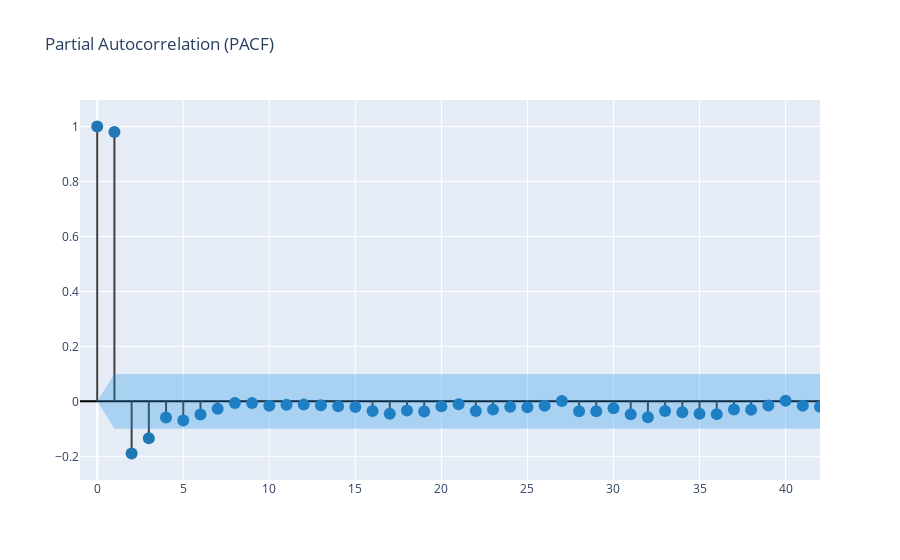

The code cell stored with this chart in its notebook:
### Code cell
c = create_corr_plot(a01["Temp C"], True)

### Figure 1 — Plotly figure (JSON) as saved in the notebook; plotly's stock layout.template omitted (floating-point values rounded to 4 significant figures; data arrays with more than 128 entries replaced by an {"elided": "..."} marker saying what was removed)
{"data": [{"line": {"color": "#3f3f3f"}, "mode": "lines", "showlegend": false, "type": "scatter", "x": [0, 0], "y": [0, 1]}, {"line": {"color": "#3f3f3f"}, "mode": "lines", "showlegend": false, "type": "scatter", "x": [1, 1], "y": [0, 0.9804]}, {"line": {"color": "#3f3f3f"}, "mode": "lines", "showlegend": false, "type": "scatter", "x": [2, 2], "y": [0, -0.1897]}, {"line": {"color": "#3f3f3f"}, "mode": "lines", "showlegend": false, "type": "scatter", "x": [3, 3], "y": [0, -0.1339]}, {"line": {"color": "#3f3f3f"}, "mode": "lines", "showlegend": false, "type": "scatter", "x": [4, 4], "y": [0, -0.05837]}, {"line": {"color": "#3f3f3f"}, "mode": "lines", "showlegend": false, "type": "scatter", "x": [5, 5], "y": [0, -0.06978]}, {"line": {"color": "#3f3f3f"}, "mode": "lines", "showlegend": false, "type": "scatter", "x": [6, 6], "y": [0, -0.04749]}, {"line": {"color": "#3f3f3f"}, "mode": "lines", "showlegend": false, "type": "scatter", "x": [7, 7], "y": [0, -0.02722]}, {"line": {"color": "#3f3f3f"}, "mode": "lines", "showlegend": false, "type": "scatter", "x": [8, 8], "y": [0, -0.006299]}, {"line": {"color": "#3f3f3f"}, "mode": "lines", "showlegend": false, "type": "scatter", "x": [9, 9], "y": [0, -0.006416]}, {"line": {"color": "#3f3f3f"}, "mode": "lines", "showlegend": false, "type": "scatter", "x": [10, 10], "y": [0, -0.01564]}, {"line": {"color": "#3f3f3f"}, "mode": "lines", "showlegend": false, "type": "scatter", "x": [11, 11], "y": [0, -0.01246]}, {"line": {"color": "#3f3f3f"}, "mode": "lines", "showlegend": false, "type": "scatter", "x": [12, 12], "y": [0, -0.01191]}, {"line": {"color": "#3f3f3f"}, "mode": "lines", "showlegend": false, "type": "scatter", "x": [13, 13], "y": [0, -0.01413]}, {"line": {"color": "#3f3f3f"}, "mode": "lines", "showlegend": false, "type": "scatter", "x": [14, 14], "y": [0, -0.01761]}, {"line": {"color": "#3f3f3f"}, "mode": "lines", "showlegend": false, "type": "scatter", "x": [15, 15], "y": [0, -0.02027]}, {"line": {"color": "#3f3f3f"}, "mode": "lines", "showlegend": false, "type": "scatter", "x": [16, 16], "y": [0, -0.03538]}, {"line": {"color": "#3f3f3f"}, "mode": "lines", "showlegend": false, "type": "scatter", "x": [17, 17], "y": [0, -0.04542]}, {"line": {"color": "#3f3f3f"}, "mode": "lines", "showlegend": false, "type": "scatter", "x": [18, 18], "y": [0, -0.03341]}, {"line": {"color": "#3f3f3f"}, "mode": "lines", "showlegend": false, "type": "scatter", "x": [19, 19], "y": [0, -0.0369]}, {"line": {"color": "#3f3f3f"}, "mode": "lines", "showlegend": false, "type": "scatter", "x": [20, 20], "y": [0, -0.01825]}, {"line": {"color": "#3f3f3f"}, "mode": "lines", "showlegend": false, "type": "scatter", "x": [21, 21], "y": [0, -0.01075]}, {"line": {"color": "#3f3f3f"}, "mode": "lines", "showlegend": false, "type": "scatter", "x": [22, 22], "y": [0, -0.03516]}, {"line": {"color": "#3f3f3f"}, "mode": "lines", "showlegend": false, "type": "scatter", "x": [23, 23], "y": [0, -0.0301]}, {"line": {"color": "#3f3f3f"}, "mode": "lines", "showlegend": false, "type": "scatter", "x": [24, 24], "y": [0, -0.02007]}, {"line": {"color": "#3f3f3f"}, "mode": "lines", "showlegend": false, "type": "scatter", "x": [25, 25], "y": [0, -0.02118]}, {"line": {"color": "#3f3f3f"}, "mode": "lines", "showlegend": false, "type": "scatter", "x": [26, 26], "y": [0, -0.01617]}, {"line": {"color": "#3f3f3f"}, "mode": "lines", "showlegend": false, "type": "scatter", "x": [27, 27], "y": [0, 0.001245]}, {"line": {"color": "#3f3f3f"}, "mode": "lines", "showlegend": false, "type": "scatter", "x": [28, 28], "y": [0, -0.03605]}, {"line": {"color": "#3f3f3f"}, "mode": "lines", "showlegend": false, "type": "scatter", "x": [29, 29], "y": [0, -0.03572]}, {"line": {"color": "#3f3f3f"}, "mode": "lines", "showlegend": false, "type": "scatter", "x": [30, 30], "y": [0, -0.02527]}, {"line": {"color": "#3f3f3f"}, "mode": "lines", "showlegend": false, "type": "scatter", "x": [31, 31], "y": [0, -0.04738]}, {"line": {"color": "#3f3f3f"}, "mode": "lines", "showlegend": false, "type": "scatter", "x": [32, 32], "y": [0, -0.05746]}, {"line": {"color": "#3f3f3f"}, "mode": "lines", "showlegend": false, "type": "scatter", "x": [33, 33], "y": [0, -0.03488]}, {"line": {"color": "#3f3f3f"}, "mode": "lines", "showlegend": false, "type": "scatter", "x": [34, 34], "y": [0, -0.03976]}, {"line": {"color": "#3f3f3f"}, "mode": "lines", "showlegend": false, "type": "scatter", "x": [35, 35], "y": [0, -0.04503]}, {"line": {"color": "#3f3f3f"}, "mode": "lines", "showlegend": false, "type": "scatter", "x": [36, 36], "y": [0, -0.04649]}, {"line": {"color": "#3f3f3f"}, "mode": "lines", "showlegend": false, "type": "scatter", "x": [37, 37], "y": [0, -0.02955]}, {"line": {"color": "#3f3f3f"}, "mode": "lines", "showlegend": false, "type": "scatter", "x": [38, 38], "y": [0, -0.03075]}, {"line": {"color": "#3f3f3f"}, "mode": "lines", "showlegend": false, "type": "scatter", "x": [39, 39], "y": [0, -0.01529]}, {"line": {"color": "#3f3f3f"}, "mode": "lines", "showlegend": false, "type": "scatter", "x": [40, 40], "y": [0, 0.001913]}, {"line": {"color": "#3f3f3f"}, "mode": "lines", "showlegend": false, "type": "scatter", "x": [41, 41], "y": [0, -0.01617]}, {"line": {"color": "#3f3f3f"}, "mode": "lines", "showlegend": false, "type": "scatter", "x": [42, 42], "y": [0, -0.01967]}, {"line": {"color": "#3f3f3f"}, "mode": "lines", "showlegend": false, "type": "scatter", "x": [43, 43], "y": [0, 0.02146]}, {"line": {"color": "#3f3f3f"}, "mode": "lines", "showlegend": false, "type": "scatter", "x": [44, 44], "y": [0, 0.02389]}, {"line": {"color": "#3f3f3f"}, "mode": "lines", "showlegend": false, "type": "scatter", "x": [45, 45], "y": [0, 0.0334]}, {"line": {"color": "#3f3f3f"}, "mode": "lines", "showlegend": false, "type": "scatter", "x": [46, 46], "y": [0, 0.05552]}, {"line": {"color": "#3f3f3f"}, "mode": "lines", "showlegend": false, "type": "scatter", "x": [47, 47], "y": [0, 0.04265]}, {"line": {"color": "#3f3f3f"}, "mode": "lines", "showlegend": false, "type": "scatter", "x": [48, 48], "y": [0, 0.01616]}, {"line": {"color": "#3f3f3f"}, "mode": "lines", "showlegend": false, "type": "scatter", "x": [49, 49], "y": [0, 0.0171]}, {"line": {"color": "#3f3f3f"}, "mode": "lines", "showlegend": false, "type": "scatter", "x": [50, 50], "y": [0, 0.01461]}, {"line": {"color": "#3f3f3f"}, "mode": "lines", "showlegend": false, "type": "scatter", "x": [51, 51], "y": [0, 0.01447]}, {"line": {"color": "#3f3f3f"}, "mode": "lines", "showlegend": false, "type": "scatter", "x": [52, 52], "y": [0, 0.02204]}, {"line": {"color": "#3f3f3f"}, "mode": "lines", "showlegend": false, "type": "scatter", "x": [53, 53], "y": [0, 0.0257]}, {"line": {"color": "#3f3f3f"}, "mode": "lines", "showlegend": false, "type": "scatter", "x": [54, 54], "y": [0, 0.00822]}, {"line": {"color": "#3f3f3f"}, "mode": "lines", "showlegend": false, "type": "scatter", "x": [55, 55], "y": [0, -0.00747]}, {"line": {"color": "#3f3f3f"}, "mode": "lines", "showlegend": false, "type": "scatter", "x": [56, 56], "y": [0, -0.01647]}, {"line": {"color": "#3f3f3f"}, "mode": "lines", "showlegend": false, "type": "scatter", "x": [57, 57], "y": [0, -0.005068]}, {"line": {"color": "#3f3f3f"}, "mode": "lines", "showlegend": false, "type": "scatter", "x": [58, 58], "y": [0, -0.002023]}, {"line": {"color": "#3f3f3f"}, "mode": "lines", "showlegend": false, "type": "scatter", "x": [59, 59], "y": [0, 0.001586]}, {"line": {"color": "#3f3f3f"}, "mode": "lines", "showlegend": false, "type": "scatter", "x": [60, 60], "y": [0, -0.01431]}, {"line": {"color": "#3f3f3f"}, "mode": "lines", "showlegend": false, "type": "scatter", "x": [61, 61], "y": [0, -0.033]}, {"line": {"color": "#3f3f3f"}, "mode": "lines", "showlegend": false, "type": "scatter", "x": [62, 62], "y": [0, 0.01182]}, {"line": {"color": "#3f3f3f"}, "mode": "lines", "showlegend": false, "type": "scatter", "x": [63, 63], "y": [0, 0.0215]}, {"line": {"color": "#3f3f3f"}, "mode": "lines", "showlegend": false, "type": "scatter", "x": [64, 64], "y": [0, 0.005913]}, {"line": {"color": "#3f3f3f"}, "mode": "lines", "showlegend": false, "type": "scatter", "x": [65, 65], "y": [0, 0.0009092]}, {"line": {"color": "#3f3f3f"}, "mode": "lines", "showlegend": false, "type": "scatter", "x": [66, 66], "y": [0, 0.003751]}, {"line": {"color": "#3f3f3f"}, "mode": "lines", "showlegend": false, "type": "scatter", "x": [67, 67], "y": [0, -0.007479]}, {"line": {"color": "#3f3f3f"}, "mode": "lines", "showlegend": false, "type": "scatter", "x": [68, 68], "y": [0, -0.004376]}, {"line": {"color": "#3f3f3f"}, "mode": "lines", "showlegend": false, "type": "scatter", "x": [69, 69], "y": [0, 0.002965]}, {"line": {"color": "#3f3f3f"}, "mode": "lines", "showlegend": false, "type": "scatter", "x": [70, 70], "y": [0, -0.005842]}, {"line": {"color": "#3f3f3f"}, "mode": "lines", "showlegend": false, "type": "scatter", "x": [71, 71], "y": [0, 0.008856]}, {"line": {"color": "#3f3f3f"}, "mode": "lines", "showlegend": false, "type": "scatter", "x": [72, 72], "y": [0, 0.01288]}, {"line": {"color": "#3f3f3f"}, "mode": "lines", "showlegend": false, "type": "scatter", "x": [73, 73], "y": [0, 0.02042]}, {"line": {"color": "#3f3f3f"}, "mode": "lines", "showlegend": false, "type": "scatter", "x": [74, 74], "y": [0, 0.029]}, {"line": {"color": "#3f3f3f"}, "mode": "lines", "showlegend": false, "type": "scatter", "x": [75, 75], "y": [0, 0.01427]}, {"line": {"color": "#3f3f3f"}, "mode": "lines", "showlegend": false, "type": "scatter", "x": [76, 76], "y": [0, 0.02159]}, {"line": {"color": "#3f3f3f"}, "mode": "lines", "showlegend": false, "type": "scatter", "x": [77, 77], "y": [0, 0.03104]}, {"line": {"color": "#3f3f3f"}, "mode": "lines", "showlegend": false, "type": "scatter", "x": [78, 78], "y": [0, 0.02543]}, {"line": {"color": "#3f3f3f"}, "mode": "lines", "showlegend": false, "type": "scatter", "x": [79, 79], "y": [0, 0.02946]}, {"line": {"color": "#3f3f3f"}, "mode": "lines", "showlegend": false, "type": "scatter", "x": [80, 80], "y": [0, 0.02568]}, {"line": {"color": "#3f3f3f"}, "mode": "lines", "showlegend": false, "type": "scatter", "x": [81, 81], "y": [0, 0.03502]}, {"line": {"color": "#3f3f3f"}, "mode": "lines", "showlegend": false, "type": "scatter", "x": [82, 82], "y": [0, 0.04602]}, {"line": {"color": "#3f3f3f"}, "mode": "lines", "showlegend": false, "type": "scatter", "x": [83, 83], "y": [0, 0.03688]}, {"line": {"color": "#3f3f3f"}, "mode": "lines", "showlegend": false, "type": "scatter", "x": [84, 84], "y": [0, 0.02201]}, {"line": {"color": "#3f3f3f"}, "mode": "lines", "showlegend": false, "type": "scatter", "x": [85, 85], "y": [0, 0.01611]}, {"line": {"color": "#3f3f3f"}, "mode": "lines", "showlegend": false, "type": "scatter", "x": [86, 86], "y": [0, 0.01534]}, {"line": {"color": "#3f3f3f"}, "mode": "lines", "showlegend": false, "type": "scatter", "x": [87, 87], "y": [0, 0.01449]}, {"line": {"color": "#3f3f3f"}, "mode": "lines", "showlegend": false, "type": "scatter", "x": [88, 88], "y": [0, 0.0189]}, {"line": {"color": "#3f3f3f"}, "mode": "lines", "showlegend": false, "type": "scatter", "x": [89, 89], "y": [0, 0.002204]}, {"line": {"color": "#3f3f3f"}, "mode": "lines", "showlegend": false, "type": "scatter", "x": [90, 90], "y": [0, -0.004865]}, {"line": {"color": "#3f3f3f"}, "mode": "lines", "showlegend": false, "type": "scatter", "x": [91, 91], "y": [0, -0.01334]}, {"line": {"color": "#3f3f3f"}, "mode": "lines", "showlegend": false, "type": "scatter", "x": [92, 92], "y": [0, -0.02766]}, {"line": {"color": "#3f3f3f"}, "mode": "lines", "showlegend": false, "type": "scatter", "x": [93, 93], "y": [0, -0.03749]}, {"line": {"color": "#3f3f3f"}, "mode": "lines", "showlegend": false, "type": "scatter", "x": [94, 94], "y": [0, -0.03602]}, {"line": {"color": "#3f3f3f"}, "mode": "lines", "showlegend": false, "type": "scatter", "x": [95, 95], "y": [0, -0.008009]}, {"line": {"color": "#3f3f3f"}, "mode": "lines", "showlegend": false, "type": "scatter", "x": [96, 96], "y": [0, -0.01984]}, {"line": {"color": "#3f3f3f"}, "mode": "lines", "showlegend": false, "type": "scatter", "x": [97, 97], "y": [0, -0.03016]}, {"line": {"color": "#3f3f3f"}, "mode": "lines", "showlegend": false, "type": "scatter", "x": [98, 98], "y": [0, -0.04098]}, {"line": {"color": "#3f3f3f"}, "mode": "lines", "showlegend": false, "type": "scatter", "x": [99, 99], "y": [0, -0.05746]}, {"line": {"color": "#3f3f3f"}, "mode": "lines", "showlegend": false, "type": "scatter", "x": [100, 100], "y": [0, -0.05994]}, {"line": {"color": "#3f3f3f"}, "mode": "lines", "showlegend": false, "type": "scatter", "x": [101, 101], "y": [0, -0.05667]}, {"line": {"color": "#3f3f3f"}, "mode": "lines", "showlegend": false, "type": "scatter", "x": [102, 102], "y": [0, -0.05344]}, {"line": {"color": "#3f3f3f"}, "mode": "lines", "showlegend": false, "type": "scatter", "x": [103, 103], "y": [0, -0.04802]}, {"line": {"color": "#3f3f3f"}, "mode": "lines", "showlegend": false, "type": "scatter", "x": [104, 104], "y": [0, -0.01052]}, {"line": {"color": "#3f3f3f"}, "mode": "lines", "showlegend": false, "type": "scatter", "x": [105, 105], "y": [0, 0.006988]}, {"line": {"color": "#3f3f3f"}, "mode": "lines", "showlegend": false, "type": "scatter", "x": [106, 106], "y": [0, -0.0121]}, {"line": {"color": "#3f3f3f"}, "mode": "lines", "showlegend": false, "type": "scatter", "x": [107, 107], "y": [0, -0.003058]}, {"line": {"color": "#3f3f3f"}, "mode": "lines", "showlegend": false, "type": "scatter", "x": [108, 108], "y": [0, -0.01249]}, {"line": {"color": "#3f3f3f"}, "mode": "lines", "showlegend": false, "type": "scatter", "x": [109, 109], "y": [0, -0.01369]}, {"line": {"color": "#3f3f3f"}, "mode": "lines", "showlegend": false, "type": "scatter", "x": [110, 110], "y": [0, -0.002558]}, {"line": {"color": "#3f3f3f"}, "mode": "lines", "showlegend": false, "type": "scatter", "x": [111, 111], "y": [0, -0.00884]}, {"line": {"color": "#3f3f3f"}, "mode": "lines", "showlegend": false, "type": "scatter", "x": [112, 112], "y": [0, -0.01461]}, {"line": {"color": "#3f3f3f"}, "mode": "lines", "showlegend": false, "type": "scatter", "x": [113, 113], "y": [0, -0.02523]}, {"line": {"color": "#3f3f3f"}, "mode": "lines", "showlegend": false, "type": "scatter", "x": [114, 114], "y": [0, -0.006497]}, {"line": {"color": "#3f3f3f"}, "mode": "lines", "showlegend": false, "type": "scatter", "x": [115, 115], "y": [0, -0.01002]}, {"line": {"color": "#3f3f3f"}, "mode": "lines", "showlegend": false, "type": "scatter", "x": [116, 116], "y": [0, -0.01267]}, {"line": {"color": "#3f3f3f"}, "mode": "lines", "showlegend": false, "type": "scatter", "x": [117, 117], "y": [0, -0.02053]}, {"line": {"color": "#3f3f3f"}, "mode": "lines", "showlegend": false, "type": "scatter", "x": [118, 118], "y": [0, -0.014]}, {"line": {"color": "#3f3f3f"}, "mode": "lines", "showlegend": false, "type": "scatter", "x": [119, 119], "y": [0, -0.01485]}, {"line": {"color": "#3f3f3f"}, "mode": "lines", "showlegend": false, "type": "scatter", "x": [120, 120], "y": [0, -0.02031]}, {"line": {"color": "#3f3f3f"}, "mode": "lines", "showlegend": false, "type": "scatter", "x": [121, 121], "y": [0, -0.04077]}, {"line": {"color": "#3f3f3f"}, "mode": "lines", "showlegend": false, "type": "scatter", "x": [122, 122], "y": [0, -0.02597]}, {"line": {"color": "#3f3f3f"}, "mode": "lines", "showlegend": false, "type": "scatter", "x": [123, 123], "y": [0, -0.02181]}, {"line": {"color": "#3f3f3f"}, "mode": "lines", "showlegend": false, "type": "scatter", "x": [124, 124], "y": [0, -0.01091]}, {"line": {"color": "#3f3f3f"}, "mode": "lines", "showlegend": false, "type": "scatter", "x": [125, 125], "y": [0, -0.02028]}, {"line": {"color": "#3f3f3f"}, "mode": "lines", "showlegend": false, "type": "scatter", "x": [126, 126], "y": [0, -0.01459]}, {"line": {"color": "#3f3f3f"}, "mode": "lines", "showlegend": false, "type": "scatter", "x": [127, 127], "y": [0, -0.01739]}, {"line": {"color": "#3f3f3f"}, "mode": "lines", "showlegend": false, "type": "scatter", "x": [128, 128], "y": [0, -0.03347]}, {"line": {"color": "#3f3f3f"}, "mode": "lines", "showlegend": false, "type": "scatter", "x": [129, 129], "y": [0, -0.02481]}, {"line": {"color": "#3f3f3f"}, "mode": "lines", "showlegend": false, "type": "scatter", "x": [130, 130], "y": [0, -0.05188]}, {"line": {"color": "#3f3f3f"}, "mode": "lines", "showlegend": false, "type": "scatter", "x": [131, 131], "y": [0, 0.04912]}, {"line": {"color": "#3f3f3f"}, "mode": "lines", "showlegend": false, "type": "scatter", "x": [132, 132], "y": [0, -0.01607]}, {"line": {"color": "#3f3f3f"}, "mode": "lines", "showlegend": false, "type": "scatter", "x": [133, 133], "y": [0, -0.01855]}, {"line": {"color": "#3f3f3f"}, "mode": "lines", "showlegend": false, "type": "scatter", "x": [134, 134], "y": [0, -0.003287]}, {"line": {"color": "#3f3f3f"}, "mode": "lines", "showlegend": false, "type": "scatter", "x": [135, 135], "y": [0, -0.01044]}, {"line": {"color": "#3f3f3f"}, "mode": "lines", "showlegend": false, "type": "scatter", "x": [136, 136], "y": [0, -0.01701]}, {"line": {"color": "#3f3f3f"}, "mode": "lines", "showlegend": false, "type": "scatter", "x": [137, 137], "y": [0, 0.005496]}, {"line": {"color": "#3f3f3f"}, "mode": "lines", "showlegend": false, "type": "scatter", "x": [138, 138], "y": [0, 0.02136]}, {"line": {"color": "#3f3f3f"}, "mode": "lines", "showlegend": false, "type": "scatter", "x": [139, 139], "y": [0, 0.001283]}, {"line": {"color": "#3f3f3f"}, "mode": "lines", "showlegend": false, "type": "scatter", "x": [140, 140], "y": [0, -0.05332]}, {"line": {"color": "#3f3f3f"}, "mode": "lines", "showlegend": false, "type": "scatter", "x": [141, 141], "y": [0, -0.02973]}, {"line": {"color": "#3f3f3f"}, "mode": "lines", "showlegend": false, "type": "scatter", "x": [142, 142], "y": [0, 0.01735]}, {"line": {"color": "#3f3f3f"}, "mode": "lines", "showlegend": false, "type": "scatter", "x": [143, 143], "y": [0, 0.01615]}, {"line": {"color": "#3f3f3f"}, "mode": "lines", "showlegend": false, "type": "scatter", "x": [144, 144], "y": [0, -0.004324]}, {"line": {"color": "#3f3f3f"}, "mode": "lines", "showlegend": false, "type": "scatter", "x": [145, 145], "y": [0, 0.00863]}, {"line": {"color": "#3f3f3f"}, "mode": "lines", "showlegend": false, "type": "scatter", "x": [146, 146], "y": [0, 0.008153]}, {"line": {"color": "#3f3f3f"}, "mode": "lines", "showlegend": false, "type": "scatter", "x": [147, 147], "y": [0, 0.0008612]}, {"line": {"color": "#3f3f3f"}, "mode": "lines", "showlegend": false, "type": "scatter", "x": [148, 148], "y": [0, 0.02561]}, {"line": {"color": "#3f3f3f"}, "mode": "lines", "showlegend": false, "type": "scatter", "x": [149, 149], "y": [0, 0.003029]}, {"line": {"color": "#3f3f3f"}, "mode": "lines", "showlegend": false, "type": "scatter", "x": [150, 150], "y": [0, 0.01024]}, {"line": {"color": "#3f3f3f"}, "mode": "lines", "showlegend": false, "type": "scatter", "x": [151, 151], "y": [0, 0.02223]}, {"line": {"color": "#3f3f3f"}, "mode": "lines", "showlegend": false, "type": "scatter", "x": [152, 152], "y": [0, 0.006063]}, {"line": {"color": "#3f3f3f"}, "mode": "lines", "showlegend": false, "type": "scatter", "x": [153, 153], "y": [0, 0.001199]}, {"line": {"color": "#3f3f3f"}, "mode": "lines", "showlegend": false, "type": "scatter", "x": [154, 154], "y": [0, -0.01425]}, {"line": {"color": "#3f3f3f"}, "mode": "lines", "showlegend": false, "type": "scatter", "x": [155, 155], "y": [0, -0.01853]}, {"line": {"color": "#3f3f3f"}, "mode": "lines", "showlegend": false, "type": "scatter", "x": [156, 156], "y": [0, -0.03458]}, {"line": {"color": "#3f3f3f"}, "mode": "lines", "showlegend": false, "type": "scatter", "x": [157, 157], "y": [0, -0.02723]}, {"line": {"color": "#3f3f3f"}, "mode": "lines", "showlegend": false, "type": "scatter", "x": [158, 158], "y": [0, -0.01951]}, {"line": {"color": "#3f3f3f"}, "mode": "lines", "showlegend": false, "type": "scatter", "x": [159, 159], "y": [0, 0.006156]}, {"line": {"color": "#3f3f3f"}, "mode": "lines", "showlegend": false, "type": "scatter", "x": [160, 160], "y": [0, 0.001187]}, {"line": {"color": "#3f3f3f"}, "mode": "lines", "showlegend": false, "type": "scatter", "x": [161, 161], "y": [0, -0.04735]}, {"line": {"color": "#3f3f3f"}, "mode": "lines", "showlegend": false, "type": "scatter", "x": [162, 162], "y": [0, -0.02109]}, {"line": {"color": "#3f3f3f"}, "mode": "lines", "showlegend": false, "type": "scatter", "x": [163, 163], "y": [0, 0.01474]}, {"line": {"color": "#3f3f3f"}, "mode": "lines", "showlegend": false, "type": "scatter", "x": [164, 164], "y": [0, 0.008446]}, {"line": {"color": "#3f3f3f"}, "mode": "lines", "showlegend": false, "type": "scatter", "x": [165, 165], "y": [0, -0.02155]}, {"line": {"color": "#3f3f3f"}, "mode": "lines", "showlegend": false, "type": "scatter", "x": [166, 166], "y": [0, -0.02119]}, {"line": {"color": "#3f3f3f"}, "mode": "lines", "showlegend": false, "type": "scatter", "x": [167, 167], "y": [0, -4.693e-05]}, {"line": {"color": "#3f3f3f"}, "mode": "lines", "showlegend": false, "type": "scatter", "x": [168, 168], "y": [0, 0.008904]}, {"line": {"color": "#3f3f3f"}, "mode": "lines", "showlegend": false, "type": "scatter", "x": [169, 169], "y": [0, 0.0008922]}, {"line": {"color": "#3f3f3f"}, "mode": "lines", "showlegend": false, "type": "scatter", "x": [170, 170], "y": [0, 0.01504]}, {"line": {"color": "#3f3f3f"}, "mode": "lines", "showlegend": false, "type": "scatter", "x": [171, 171], "y": [0, 0.01227]}, {"line": {"color": "#3f3f3f"}, "mode": "lines", "showlegend": false, "type": "scatter", "x": [172, 172], "y": [0, 0.01744]}, {"line": {"color": "#3f3f3f"}, "mode": "lines", "showlegend": false, "type": "scatter", "x": [173, 173], "y": [0, 0.02381]}, {"line": {"color": "#3f3f3f"}, "mode": "lines", "showlegend": false, "type": "scatter", "x": [174, 174], "y": [0, 0.02059]}, {"line": {"color": "#3f3f3f"}, "mode": "lines", "showlegend": false, "type": "scatter", "x": [175, 175], "y": [0, 0.03368]}, {"line": {"color": "#3f3f3f"}, "mode": "lines", "showlegend": false, "type": "scatter", "x": [176, 176], "y": [0, 0.0501]}, {"line": {"color": "#3f3f3f"}, "mode": "lines", "showlegend": false, "type": "scatter", "x": [177, 177], "y": [0, 0.05732]}, {"line": {"color": "#3f3f3f"}, "mode": "lines", "showlegend": false, "type": "scatter", "x": [178, 178], "y": [0, 0.02637]}, {"line": {"color": "#3f3f3f"}, "mode": "lines", "showlegend": false, "type": "scatter", "x": [179, 179], "y": [0, 0.0171]}, {"line": {"color": "#3f3f3f"}, "mode": "lines", "showlegend": false, "type": "scatter", "x": [180, 180], "y": [0, 0.07549]}, {"line": {"color": "#3f3f3f"}, "mode": "lines", "showlegend": false, "type": "scatter", "x": [181, 181], "y": [0, 0.09367]}, {"line": {"color": "#3f3f3f"}, "mode": "lines", "showlegend": false, "type": "scatter", "x": [182, 182], "y": [0, 0.06482]}, {"line": {"color": "#3f3f3f"}, "mode": "lines", "showlegend": false, "type": "scatter", "x": [183, 183], "y": [0, 0.05671]}, {"line": {"color": "#3f3f3f"}, "mode": "lines", "showlegend": false, "type": "scatter", "x": [184, 184], "y": [0, 0.01379]}, {"line": {"color": "#3f3f3f"}, "mode": "lines", "showlegend": false, "type": "scatter", "x": [185, 185], "y": [0, 0.02344]}, {"line": {"color": "#3f3f3f"}, "mode": "lines", "showlegend": false, "type": "scatter", "x": [186, 186], "y": [0, 0.04019]}, {"line": {"color": "#3f3f3f"}, "mode": "lines", "showlegend": false, "type": "scatter", "x": [187, 187], "y": [0, -0.03166]}, {"line": {"color": "#3f3f3f"}, "mode": "lines", "showlegend": false, "type": "scatter", "x": [188, 188], "y": [0, -0.05056]}, {"line": {"color": "#3f3f3f"}, "mode": "lines", "showlegend": false, "type": "scatter", "x": [189, 189], "y": [0, -0.0744]}, {"line": {"color": "#3f3f3f"}, "mode": "lines", "showlegend": false, "type": "scatter", "x": [190, 190], "y": [0, 0.0005171]}, {"line": {"color": "#3f3f3f"}, "mode": "lines", "showlegend": false, "type": "scatter", "x": [191, 191], "y": [0, 0.05097]}, {"marker": {"color": "#1f77b4", "size": 12}, "mode": "markers", "showlegend": false, "type": "scatter", "x": {"elided": "192 int values"}, "y": {"elided": "192 float values"}}, {"line": {"color": "rgba(255,255,255,0)"}, "mode": "lines", "showlegend": false, "type": "scatter", "x": {"elided": "192 int values"}, "y": {"elided": "192 float values"}}, {"fill": "tonexty", "fillcolor": "rgba(32, 146, 230,0.3)", "line": {"color": "rgba(255,255,255,0)"}, "mode": "lines", "showlegend": false, "type": "scatter", "x": {"elided": "192 int values"}, "y": {"elided": "192 float values"}}], "layout": {"title": {"text": "Partial Autocorrelation (PACF)"}, "xaxis": {"range": [-1, 42]}, "yaxis": {"zerolinecolor": "#000000"}}}
